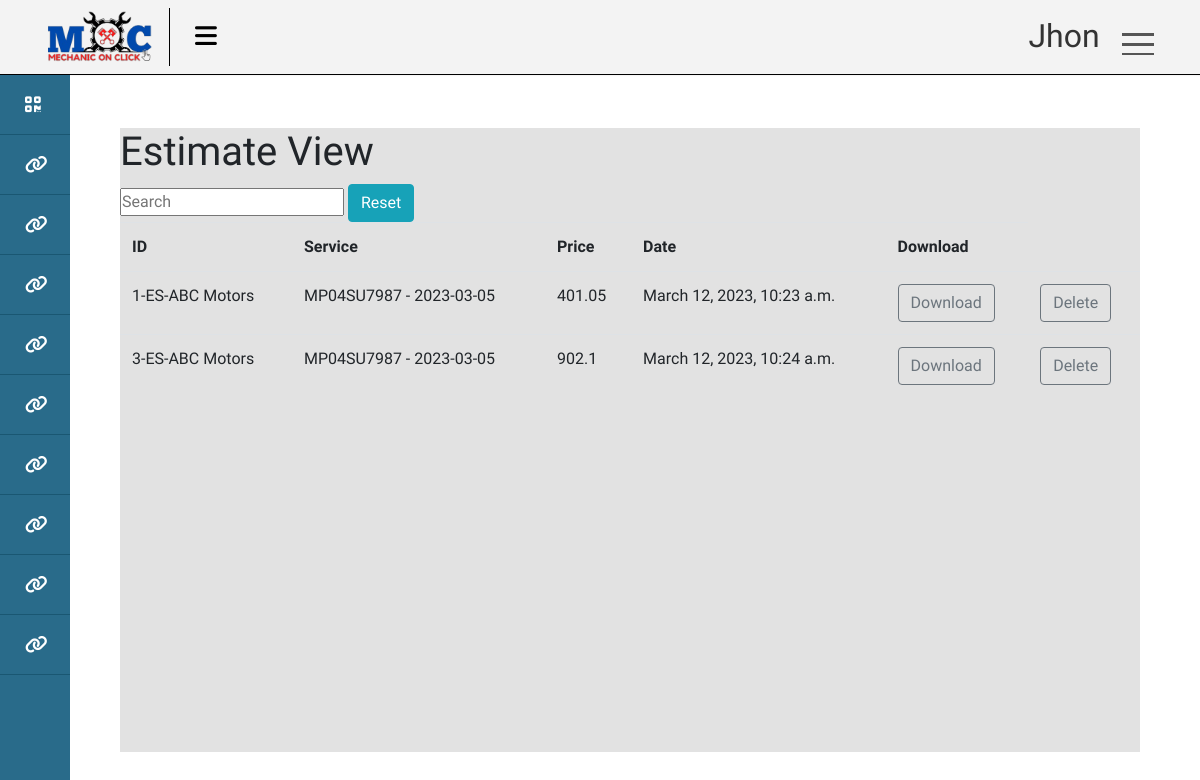
The app's page /estimates/ (signed in), older data.
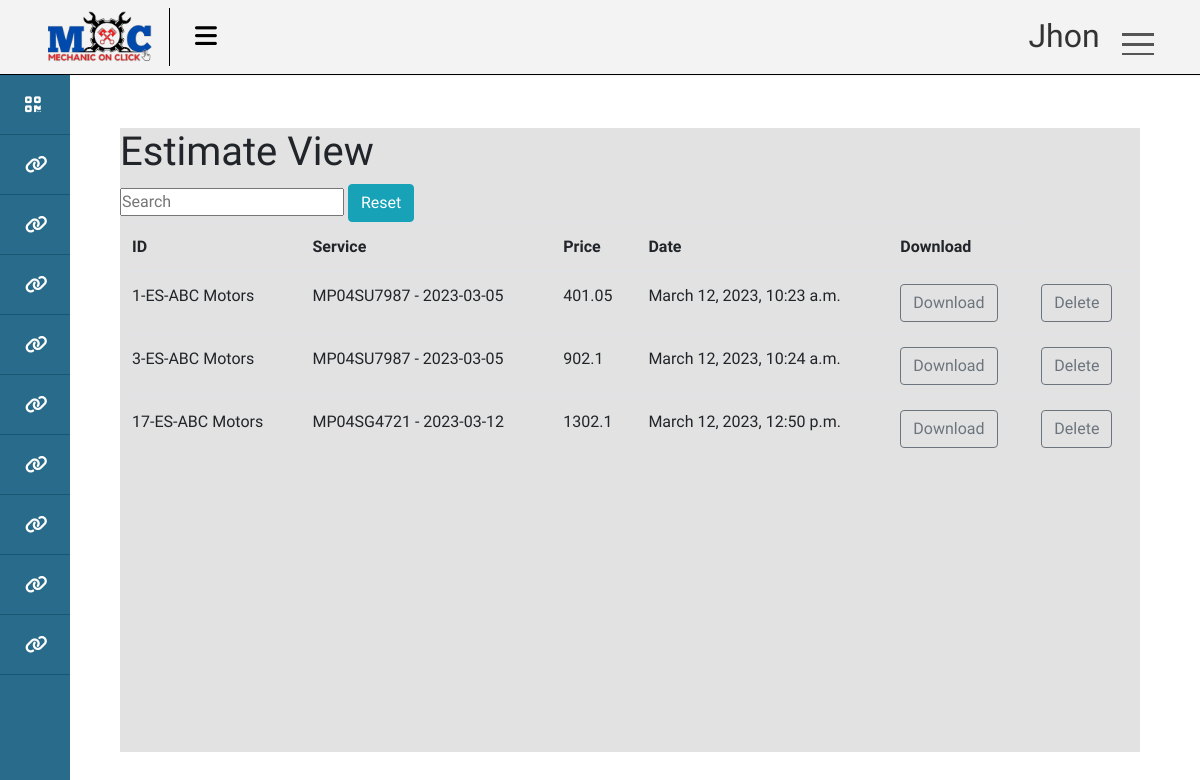
The same page, newer data.
### ERP/models.py (models this page shows, shortened)
class Estimate(models.Model):
    id = models.UUIDField(
         primary_key = True,
         default = uuid.uuid4,
         editable = False)
    serial_number = models.CharField(max_length=50)
    service = models.OneToOneField(Service , on_delete= models.CASCADE)
    price = models.FloatField()
    report = models.FileField(null=True , blank=True)
    created_at = models.DateTimeField(auto_now_add=True , editable=False)

class Service(models.Model):
    class Progress(models.TextChoices):
        WAITING = 'WAITING' , 'Waiting'
        DOING = 'DOING' , 'Doing'
    vehical = models.ForeignKey(Vehical , on_delete=models.SET_NULL, blank=True , null= True)
    center = models.ForeignKey(Center , on_delete=models.SET_NULL , null=True , blank= True)
    services = models.ManyToManyField(CenterServices)
    products = models.ManyToManyField(CenterProduct)
    progress = models.CharField(max_length=20 , choices=Progress.choices , default= Progress.WAITING)
    date = models.DateTimeField(auto_now_add=True)
    additional_services = models.CharField(max_length=200 ,default = None)
    additional_services_cost = models.IntegerField(default=0)
    is_approved = models.BooleanField(default=False)
    def __str__(self) -> str:
        return str(self.vehical.number) + ' - ' + str(self.date.date())

class Vehical(models.Model):
    customer = models.ForeignKey(Customer , on_delete=models.CASCADE)
    number = models.CharField(max_length=20 , unique= True , blank=False , null= False)
    type = models.CharField(max_length=20)

### account/decorators.py (the view)
        def wrapper(request , *args, **kwargs):
            group = None
            role = request.user.role
            print(role)
            if role in allowed_roles:
                return view_func(request , *args, **kwargs)
            else :
                print('User Not allowed')
                return redirect('unauth_page')

### ERP/views.py (called while the page is built)
@login_required(login_url= 'login_page')
@allowed_users(allowed_roles=[User.Role.EMPLOYEE,User.Role.ADMIN])
def estimates(request):
    context = {}
    employee = Employee.objects.get(user = request.user)
    services = Service.objects.filter(center = employee.center)
    estimates = list(Estimate.objects.filter(service__in = services))
    context['estimates'] = estimates
    return render(request , 'ERP/estimate/estimates_view.html',context=context)

### templates/ERP/estimate/estimates_view.html
{% extends 'ERP/base.html' %}
{% load static %}
{% block content %}
<h1> Estimate View</h1>
{% include 'ERP/search_widget.html' %}
<table id = "myTable" class = 'table'>
<tr><th>ID</th><th>Service</th><th>Price</th><th>Date</th><th>Download</th></tr>
{% for estimate in estimates %}
<tr>
    <td>{{estimate.serial_number}}</td>
    <td>{{estimate.service}}</td>
    <td>{{estimate.price}}</td>
    <td>{{estimate.created_at}}</td>
    <td><a href = '{{estimate.report.url}}' class="btn btn-outline-secondary"> Download</a></td>
    <td><a href = '{% url "delete_estimate" estimate.id %}' class="btn btn-outline-secondary"> Delete</a></td>
</tr>
{% endfor %}
</table>
{% endblock %}

Row changes from the older to the newer data that the page shows:
added Estimate: serial_number "17-ES-ABC Motors", service "MP04SG4721 - 2023-03-12", price "1302.1", created_at "March 12, 2023, 12:50 p.m."
